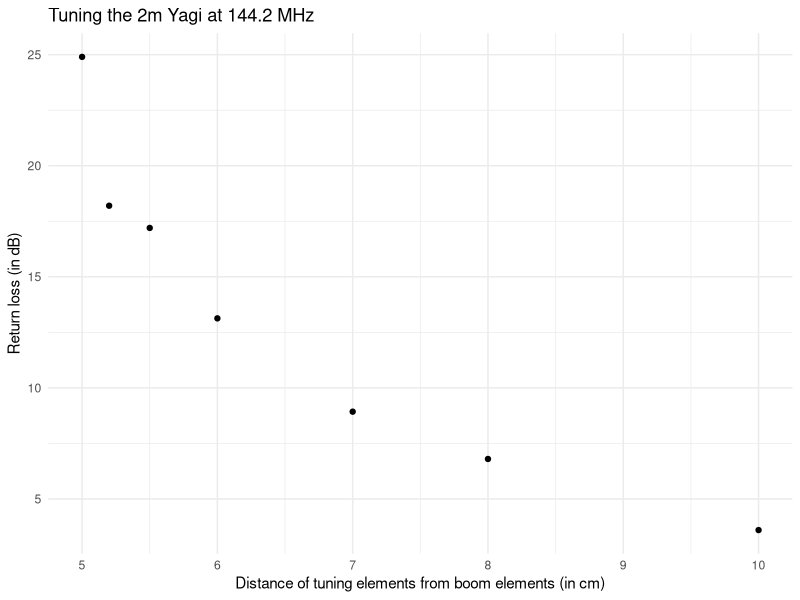

Generate this figure with R:
## ---- chunk 1
#| echo: false
#| message: false
#| warning: false
library(tidyverse)
losses <- tribble(~distance, ~returnloss,
                  10, 3.6,
                  8, 6.8,
                  7, 8.93,
                  6, 13.13,
                  5, 24.9,
                  5.5, 17.2,
                  5.2, 18.2)
losses %>% ggplot(aes(x=distance, y=returnloss)) +
  geom_point() +
  theme_minimal() + 
  labs( y = "Return loss (in dB)", 
        x = "Distance of tuning elements from boom elements (in cm)", 
        title="Tuning the 2m Yagi at 144.2 MHz")
